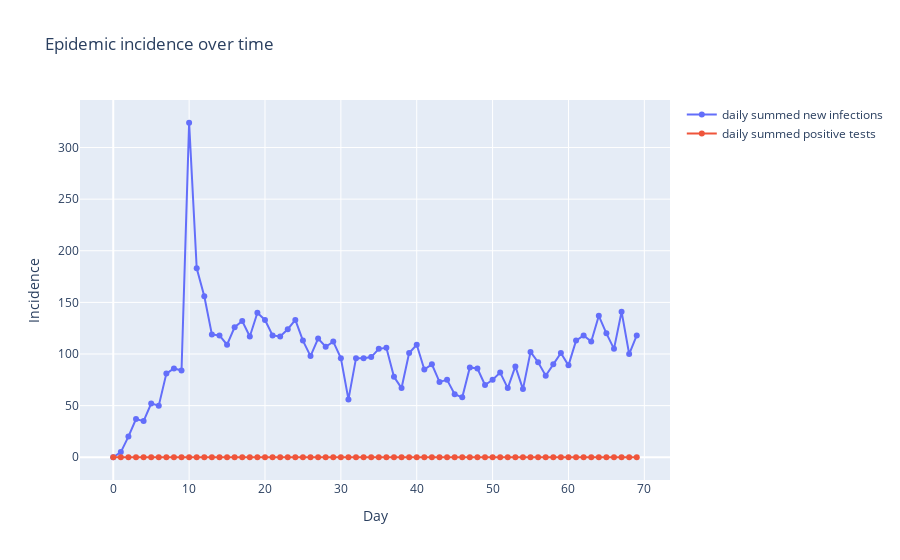

Notebook cell for this chart:
### Code cell
abm.run_simulation(simulation_days, verbose=True)
ABM_Plotter(abm).plot_curves(show_fig=True)

### Figure 1 — Plotly figure (JSON) as saved in the notebook; plotly's stock layout.template omitted (floating-point values rounded to 4 significant figures)
{"data": [{"mode": "lines+markers", "name": "daily summed new infections", "type": "scatter", "x": [0, 1, 2, 3, 4, 5, 6, 7, 8, 9, 10, 11, 12, 13, 14, 15, 16, 17, 18, 19, 20, 21, 22, 23, 24, 25, 26, 27, 28, 29, 30, 31, 32, 33, 34, 35, 36, 37, 38, 39, 40, 41, 42, 43, 44, 45, 46, 47, 48, 49, 50, 51, 52, 53, 54, 55, 56, 57, 58, 59, 60, 61, 62, 63, 64, 65, 66, 67, 68, 69], "y": [0, 5, 20, 37, 35, 52, 50, 81, 86, 84, 324, 183, 156, 119, 118, 109, 126, 132, 117, 140, 133, 118, 117, 124, 133, 113, 98, 115, 107, 112, 96, 56, 96, 96, 97, 105, 106, 78, 67, 101, 109, 85, 90, 73, 75, 61, 58, 87, 86, 70, 75, 82, 67, 88, 66, 102, 92, 79, 90, 101, 89, 113, 118, 112, 137, 120, 105, 141, 100, 118]}, {"mode": "lines+markers", "name": "daily summed positive tests", "type": "scatter", "x": [0, 1, 2, 3, 4, 5, 6, 7, 8, 9, 10, 11, 12, 13, 14, 15, 16, 17, 18, 19, 20, 21, 22, 23, 24, 25, 26, 27, 28, 29, 30, 31, 32, 33, 34, 35, 36, 37, 38, 39, 40, 41, 42, 43, 44, 45, 46, 47, 48, 49, 50, 51, 52, 53, 54, 55, 56, 57, 58, 59, 60, 61, 62, 63, 64, 65, 66, 67, 68, 69], "y": [0, 0, 0, 0, 0, 0, 0, 0, 0, 0, 0, 0, 0, 0, 0, 0, 0, 0, 0, 0, 0, 0, 0, 0, 0, 0, 0, 0, 0, 0, 0, 0, 0, 0, 0, 0, 0, 0, 0, 0, 0, 0, 0, 0, 0, 0, 0, 0, 0, 0, 0, 0, 0, 0, 0, 0, 0, 0, 0, 0, 0, 0, 0, 0, 0, 0, 0, 0, 0, 0]}], "layout": {"autosize": true, "title": {"text": "Epidemic incidence over time"}, "xaxis": {"autorange": true, "range": [-4.13, 73.13], "title": {"text": "Day"}, "type": "linear"}, "yaxis": {"autorange": true, "range": [-26.74, 350.7], "title": {"text": "Incidence"}, "type": "linear"}}}
